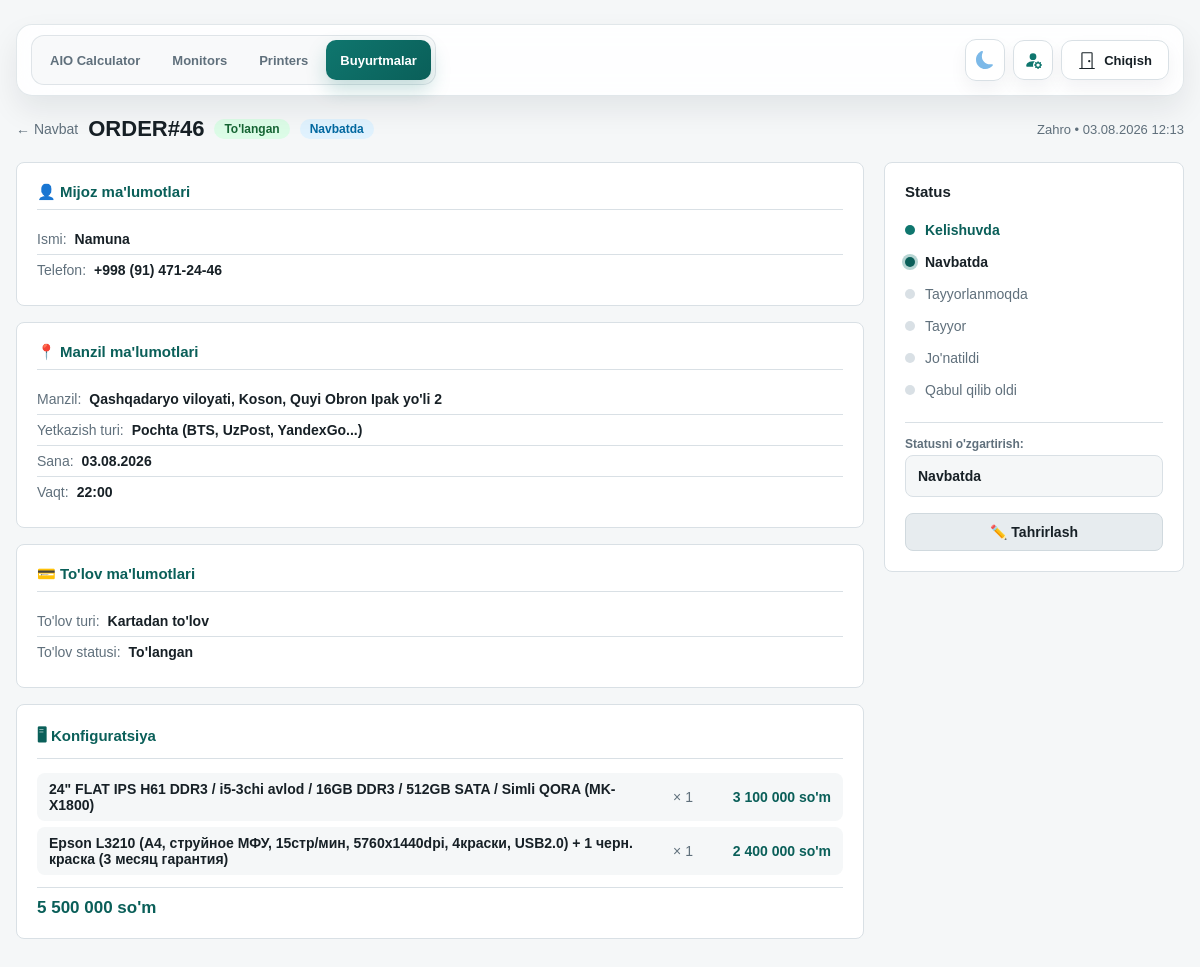
The app's page /orders/46/ (signed in) with its own data.
### orders/models.py (models this page shows, shortened)
class Order(models.Model):
    class DeliveryType(models.TextChoices):
        DELIVERY = "DELIVERY", "Olib borish kerak"
        POST = "POST", "Pochta (BTS, UzPost, YandexGo...)"
        PICKUP = "PICKUP", "Olib ketadi"
    class PaymentType(models.TextChoices):
        CASH = "CASH", "Naqd to'lov"
        CARD = "CARD", "Kartadan to'lov"
        TRANSFER = "TRANSFER", "Bank orqali"
        CASH_CARD = "CASH_CARD", "Aralash to'lov"
    class PaymentStatus(models.TextChoices):
        UNPAID = "UNPAID", "To'lanmagan"
        ON_DELIVERY = "ON_DELIVERY", "Yetkazilganda to'lanadi"
        ON_PICKUP = "ON_PICKUP", "Olib ketishda to'lanadi"
        PARTIAL = "PARTIAL", "Qisman to'langan"
        PAID = "PAID", "To'langan"
    class ProductionStatus(models.TextChoices):
        AGREED = "AGREED", "Kelishuvda"
        QUEUED = "QUEUED", "Navbatda"
        IN_PROGRESS = "IN_PROGRESS", "Tayyorlanmoqda"
        READY = "READY", "Tayyor"
        SHIPPING = "SHIPPING", "Yo'lda"
        DELIVERED = "DELIVERED", "Yetkazildi"
        ON_HOLD = "ON_HOLD", "To'xtatildi"
        CANCELLED = "CANCELLED", "Bekor qilindi"
    DELIVERY_STATUS_FLOWS = {
        DeliveryType.DELIVERY: [
            ProductionStatus.AGREED,
            ProductionStatus.QUEUED,
            ProductionStatus.IN_PROGRESS,
            ProductionStatus.READY,
            ProductionStatus.SHIPPING,
            ProductionStatus.DELIVERED,
        ],
        DeliveryType.POST: [
            ProductionStatus.AGREED,
            ProductionStatus.QUEUED,
            ProductionStatus.IN_PROGRESS,
            ProductionStatus.READY,
            ProductionStatus.SHIPPING,
            ProductionStatus.DELIVERED,
        ],
        DeliveryType.PICKUP: [
            ProductionStatus.AGREED,
            ProductionStatus.QUEUED,
            ProductionStatus.IN_PROGRESS,
            ProductionStatus.READY,
            ProductionStatus.DELIVERED,
        ],
    }
    GLOBAL_PRODUCTION_STATUSES = [
        ProductionStatus.CANCELLED,
        ProductionStatus.ON_HOLD,
    ]
    DELIVERY_STATUS_LABELS = {
        DeliveryType.DELIVERY: {
            ProductionStatus.SHIPPING: "Yo'lda",
            ProductionStatus.DELIVERED: "Yetkazildi",
        },
        DeliveryType.POST: {
            ProductionStatus.SHIPPING: "Jo'natildi",
            ProductionStatus.DELIVERED: "Qabul qilib oldi",
        },
        DeliveryType.PICKUP: {
            ProductionStatus.DELIVERED: "Olib ketildi",
        },
    }
    order_number = models.CharField(
        max_length=24, unique=True, blank=True, null=True, verbose_name="Buyurtma raqami"
    )
    sold_by = models.ForeignKey(
        User, on_delete=models.PROTECT, related_name="orders", verbose_name="Sotuvchi"
    )
    customer_name = models.CharField(max_length=120, verbose_name="Mijoz ismi")
    customer_phone = models.CharField(max_length=30, verbose_name="Telefon raqami")
    region = models.CharField(max_length=80, verbose_name="Viloyat")
    district = models.CharField(max_length=80, verbose_name="Tuman")
    city = models.CharField(max_length=80, verbose_name="Shahar")
    landmark = models.CharField(max_length=200, blank=True, verbose_name="Mo'ljal")
    delivery_type = models.CharField(
        max_length=20, choices=DeliveryType.choices, verbose_name="Yetkazish turi"
    )
    payment_type = models.CharField(
        max_length=20, choices=PaymentType.choices, verbose_name="To'lov turi"
    )
    payment_status = models.CharField(
        max_length=20,
        choices=PaymentStatus.choices,
        default=PaymentStatus.UNPAID,
        verbose_name="To'lov holati",
    )
    production_status = models.CharField(
        max_length=20,
        choices=ProductionStatus.choices,
        default=ProductionStatus.AGREED,
        verbose_name="Ishlab chiqarish holati",
    )
    total_price_usd = models.DecimalField(
        max_digits=12, decimal_places=2, default=0, verbose_name="Jami (USD)"
    )
    total_price_uzs = models.DecimalField(
        max_digits=16, decimal_places=0, default=0, verbose_name="Jami (so'm)"
    )
    delivery_date = models.DateField(null=True, blank=True, verbose_name="Yetkazib berish sanasi")
    delivery_time = models.CharField(max_length=10, null=True, blank=True, verbose_name="Yetkazib berish vaqti")
    partial_amount = models.DecimalField(
        max_digits=16, decimal_places=0, default=0, verbose_name="Qisman to'langan summa"
    )
    notes = models.TextField(blank=True, verbose_name="Izoh")
    created_at = models.DateTimeField(auto_now_add=True)
    updated_at = models.DateTimeField(auto_now=True)
    delivered_at = models.DateTimeField(null=True, blank=True, verbose_name="Yetkazib berilgan vaqt")
    class Meta:
        ordering = ["-created_at"]
        verbose_name = "Buyurtma"
        verbose_name_plural = "Buyurtmalar"
    @property
    def display_order_number(self):
        raw_number = self.order_number or f"ORDER#{self.pk}"
        if raw_number.startswith("ORD#"):
            return raw_number.replace("ORD#", "ORDER#", 1)
        return raw_number
    @classmethod
    def production_status_flow(cls, delivery_type):
        return cls.DELIVERY_STATUS_FLOWS.get(
            delivery_type,
            cls.DELIVERY_STATUS_FLOWS[cls.DeliveryType.DELIVERY],
        )
    @classmethod
    def production_status_label(cls, status, delivery_type=None):
        if delivery_type:
            custom = cls.DELIVERY_STATUS_LABELS.get(delivery_type, {})
            if status in custom:
                return custom[status]
        return dict(cls.ProductionStatus.choices).get(status, status)
    @classmethod
    def production_status_choices_for_delivery(cls, delivery_type):
        statuses = list(cls.production_status_flow(delivery_type))
        for status in cls.GLOBAL_PRODUCTION_STATUSES:
            if status not in statuses:
                statuses.append(status)
        return [(status, cls.production_status_label(status, delivery_type)) for status in statuses]

class OrderItem(models.Model):
    order = models.ForeignKey(Order, on_delete=models.CASCADE, related_name="items")
    build_quote = models.ForeignKey(
        "calculator.BuildQuote",
        on_delete=models.SET_NULL,
        null=True,
        blank=True,
        related_name="order_items",
        verbose_name="Kalkulyator konfiguratsiyasi",
    )
    config_label = models.CharField(max_length=255, verbose_name="Konfiguratsiya")
    quantity = models.PositiveIntegerField(default=1, verbose_name="Soni")
    unit_price_usd = models.DecimalField(
        max_digits=12, decimal_places=2, default=0, verbose_name="Dona narxi (USD)"
    )
    unit_price_uzs = models.DecimalField(
        max_digits=16, decimal_places=2, default=0, verbose_name="Dona narxi (so'm)"
    )
    class Meta:
        verbose_name = "Buyurtma elementi"
        verbose_name_plural = "Buyurtma elementlari"

### orders/views.py (the view, shortened to what this page needs)
# urls.py: path("<int:pk>/", views.order_detail, name="detail"),
@login_required
def order_detail(request, pk):
    from calculator.models import CalculatorSettings
    try:
        settings = CalculatorSettings.objects.first()
        usd_rate = int(settings.usd_rate) if settings and settings.usd_rate else 12850
    except:
        usd_rate = 12850
    order = get_object_or_404(
        _orders_for_user(request.user).prefetch_related("items").select_related("sold_by"),
        pk=pk,
    )
    if request.method == "GET" and request.GET.get("edit") == "1":
        if not _can_user_edit_order(request.user, order):
            raise PermissionDenied("Sizda buyurtmani tahrirlash huquqi yo'q.")
        return render(request, "orders/order_form.html", _form_context(request.user, order, {}))
    allowed_production_status_choices = _allowed_production_status_choices_for_user(
        request.user,
        order.delivery_type,
        order.production_status,
        order,
    )
    allowed_production_status_values = {value for value, _ in allowed_production_status_choices}
    return render(request, "orders/order_detail.html", {
        "active_nav": "orders",
        "order": order,
        "usd_rate": usd_rate,
        "status_flow": Order.production_status_flow(order.delivery_type),
        "current_status_index": (
            Order.production_status_flow(order.delivery_type).index(order.production_status)
            if order.production_status in Order.production_status_flow(order.delivery_type)
            else -1
        ),
        "delivery_choices": Order.DeliveryType.choices,
        "payment_type_choices": Order.PaymentType.choices,
        "payment_status_choices": Order.PaymentStatus.choices,
        "production_status_choices": allowed_production_status_choices,
        "can_edit_order": _can_user_edit_order(request.user, order),
        "can_delete_order": _can_user_delete_order(request.user),
        "can_cancel_order": _can_user_cancel_order(request.user, order),
        "can_change_production_status": _can_user_change_production_status(
            request.user,
            order.production_status,
            order,
        ),
        "show_current_status_option": order.production_status not in allowed_production_status_values,
        "current_status_label": _all_production_status_choices_map(order.delivery_type).get(
            order.production_status,
            order.production_status,
        ),
    })

### orders/templates/orders/order_detail.html (shortened to what this page needs)
{% extends "base.html" %}
{% load order_tags %}
{% block content %}
<div style="margin-top:20px;">
  <div style="display:flex;align-items:center;flex-wrap:wrap;gap:10px;margin-bottom:16px;">
    <a href="{% url 'orders:list' %}" style="color:var(--muted);text-decoration:none;font-size:14px;">← Navbat</a>
    <h2 style="margin:0;font-size:22px;">{{ order.display_order_number }}</h2>
    <span class="badge {{ order.payment_status|payment_badge }}">{{ order.get_payment_status_display }}</span>
    <span class="badge {{ order.production_status|status_badge }}">{{ order.production_status|status_label:order.delivery_type }}</span>
    <span style="font-size:13px;color:var(--muted);margin-left:auto;">
      {{ order.sold_by.get_full_name|default:order.sold_by.username }} •
      {{ order.created_at|date:"d.m.Y H:i" }}
    </span>
  </div>
  <div class="detail-layout">
    <div>
      <div class="panel detail-section">
        <h3>👤 Mijoz ma'lumotlari</h3>
        <div class="detail-row-group">
          <div class="detail-row"><span>Ismi:</span><strong>{{ order.customer_name }}</strong></div>
          <div class="detail-row"><span>Telefon:</span><strong>{{ order.customer_phone|format_phone }}</strong></div>
        </div>
      </div>
      <div class="panel detail-section">
        <h3>📍 Manzil ma'lumotlari</h3>
        <div class="detail-row">
          <span>Manzil:</span>
          <strong>
            {{ order.region }}, {{ order.district }}{% if order.city %}, {{ order.city }}{% endif %}{% if order.landmark %}, {{ order.landmark }}{% endif %}
          </strong>
        </div>
        <div class="detail-row-group">
          <div class="detail-row"><span>Yetkazish turi:</span><strong>{{ order.get_delivery_type_display }}</strong></div>
          {% if order.delivery_date %}
            <div class="detail-row"><span>Sana:</span><strong>{{ order.delivery_date|date:"d.m.Y" }}</strong></div>
          {% endif %}
          {% if order.delivery_time %}
            <div class="detail-row"><span>Vaqt:</span><strong>{{ order.delivery_time }}</strong></div>
          {% endif %}
        </div>
      </div>
      <div class="panel detail-section">
        <h3>💳 To'lov ma'lumotlari</h3>
        <div class="detail-row-group">
          <div class="detail-row"><span>To'lov turi:</span><strong>{{ order.get_payment_type_display }}</strong></div>
          <div class="detail-row"><span>To'lov statusi:</span><strong>{{ order.get_payment_status_display }}</strong></div>
        </div>
      </div>
      <div class="panel detail-section">
        <h3>🖥 Konfiguratsiya</h3>
        {% for item in order.items.all %}
          <div class="config-item">
            <span class="label">{{ item.config_label }}</span>
            <span class="qty">× {{ item.quantity }}</span>
            <span class="price">
              {% if item.unit_price_uzs %}
                {{ item.unit_price_uzs|format_uzs }}
              {% else %}
                {% widthratio item.unit_price_usd 1 usd_rate as price_uzs %}
                {{ price_uzs|format_uzs }}
              {% endif %}
              so'm
            </span>
          </div>
        {% endfor %}
        <div style="display:flex;margin-top:12px;padding-top:10px;border-top:1px solid var(--line);">
          <div style="text-align:right;">
            <div style="font-weight:800;font-size:17px;color:var(--accent-dark)">{{ order.total_price_uzs|format_uzs }} so'm</div>
          </div>
        </div>
      </div>
    </div>
    <aside>
      <div class="panel status-sidebar">
        <h3>Status</h3>
        {% for s in status_flow %}
          <div class="status-step
            {% if order.production_status == s %}current
            {% elif current_status_index != -1 and forloop.counter0 < current_status_index %}done
            {% endif %}">
            <div class="status-dot
              {% if order.production_status == s %}current
              {% elif current_status_index != -1 and forloop.counter0 < current_status_index %}done
              {% endif %}">
            </div>
            {{ s|status_label:order.delivery_type }}
          </div>
        {% endfor %}
        <div style="margin-top: 16px; margin-bottom: 12px; border-top: 1px solid var(--line); padding-top: 14px;">
          <label style="font-size:12px; color:var(--muted); font-weight:700; margin-bottom:4px; display:block;">Statusni o'zgartirish:</label>
          {% if can_change_production_status %}
            <select id="status-select-dropdown" onchange="onStatusDropdownChange(this.value)" style="width:100%; padding:10px 12px; border-radius:8px; background:var(--bg); border:1px solid var(--line); color:var(--text); font-weight:700; font-size:14px; cursor:pointer;">
              {% for s_val, s_label in production_status_choices %}
                <option value="{{ s_val }}" {% if order.production_status == s_val %}selected{% endif %}>{{ s_label }}</option>
              {% endfor %}
            </select>
          {% else %}
            <div style="padding:10px 12px; border-radius:8px; background:var(--bg); border:1px solid var(--line); color:var(--muted); font-size:13px; line-height:1.45;">
              Bu buyurtmada statusni faqat ruxsat berilgan user o'zgartira oladi.
            </div>
          {% endif %}
        </div>
        <div class="action-btns">
          {% if can_edit_order %}
            <a href="{% url 'orders:detail' order.pk %}?edit=1" class="action-btn secondary">
              ✏️ Tahrirlash
            </a>
          {% endif %}
        </div>
      </div>
    </aside>
  </div>
</div>
{% endblock %}

### records on screen
Order: display_order_number "ORDER#46", payment_status "To'langan", production_status|status_label "Navbatda", sold_by.get_full_name "Zahro", created_at "03.08.2026 12:13", customer_name "Namuna", customer_phone "+998 (91) 471-24-46", region "Qashqadaryo viloyati", district "Koson", city "Quyi Obron Ipak yo'li 2", delivery_type "Pochta (BTS, UzPost, YandexGo...)", delivery_date "03.08.2026", delivery_time "22:00", payment_type "Kartadan to'lov", total_price_uzs "5 500 000", status_flow "Kelishuvda" "Navbatda" "Tayyorlanmoqda" "Tayyor" "Jo'natildi" "Qabul qilib oldi", production_status "Navbatda"
OrderItem: config_label "24\" FLAT IPS H61 DDR3 / i5-3chi avlod / 16GB DDR3 / 512GB SATA / Simli QORA (MK-X1800)", quantity "1", unit_price_uzs "3 100 000"
OrderItem: config_label "Epson L3210 (A4, струйное МФУ, 15стр/мин, 5760x1440dpi, 4краски, USB2.0) + 1 черн. краска (3 месяц гарантия)", quantity "1", unit_price_uzs "2 400 000"
